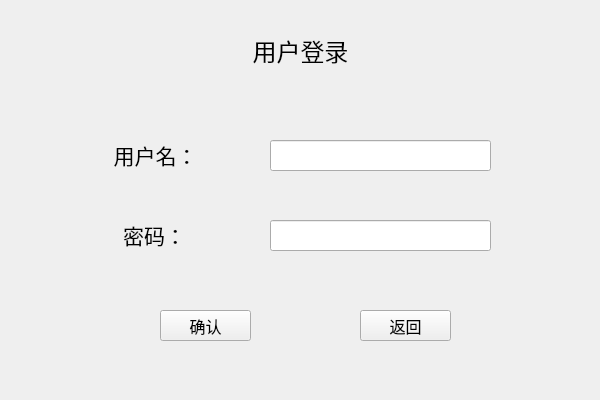
<?xml version="1.0" encoding="UTF-8"?>
<ui version="4.0">
 <class>MyLog</class>
 <widget class="QWidget" name="MyLog">
  <property name="geometry">
   <rect>
    <x>0</x>
    <y>0</y>
    <width>600</width>
    <height>400</height>
   </rect>
  </property>
  <property name="windowTitle">
   <string>登录界面</string>
  </property>
  <widget class="QLabel" name="label">
   <property name="geometry">
    <rect>
     <x>190</x>
     <y>20</y>
     <width>221</width>
     <height>61</height>
    </rect>
   </property>
   <property name="text">
    <string>&lt;html&gt;&lt;head/&gt;&lt;body&gt;&lt;p align=&quot;center&quot;&gt;&lt;span style=&quot; font-size:18pt;&quot;&gt;用户登录&lt;/span&gt;&lt;/p&gt;&lt;/body&gt;&lt;/html&gt;</string>
   </property>
  </widget>
  <widget class="QLabel" name="label_2">
   <property name="geometry">
    <rect>
     <x>90</x>
     <y>130</y>
     <width>131</width>
     <height>51</height>
    </rect>
   </property>
   <property name="text">
    <string>&lt;html&gt;&lt;head/&gt;&lt;body&gt;&lt;p align=&quot;center&quot;&gt;&lt;span style=&quot; font-size:16pt;&quot;&gt;用户名：&lt;/span&gt;&lt;/p&gt;&lt;/body&gt;&lt;/html&gt;</string>
   </property>
  </widget>
  <widget class="QLabel" name="label_3">
   <property name="geometry">
    <rect>
     <x>89</x>
     <y>210</y>
     <width>131</width>
     <height>51</height>
    </rect>
   </property>
   <property name="text">
    <string>&lt;html&gt;&lt;head/&gt;&lt;body&gt;&lt;p align=&quot;center&quot;&gt;&lt;span style=&quot; font-size:16pt;&quot;&gt;密码：&lt;/span&gt;&lt;/p&gt;&lt;/body&gt;&lt;/html&gt;</string>
   </property>
  </widget>
  <widget class="QLineEdit" name="usernameLineEdit">
   <property name="geometry">
    <rect>
     <x>270</x>
     <y>140</y>
     <width>221</width>
     <height>31</height>
    </rect>
   </property>
  </widget>
  <widget class="QLineEdit" name="passwordLineEdit">
   <property name="geometry">
    <rect>
     <x>270</x>
     <y>220</y>
     <width>221</width>
     <height>31</height>
    </rect>
   </property>
  </widget>
  <widget class="QPushButton" name="confirmButton">
   <property name="geometry">
    <rect>
     <x>160</x>
     <y>310</y>
     <width>91</width>
     <height>31</height>
    </rect>
   </property>
   <property name="font">
    <font>
     <pointsize>12</pointsize>
    </font>
   </property>
   <property name="text">
    <string>确认</string>
   </property>
  </widget>
  <widget class="QPushButton" name="backButton">
   <property name="geometry">
    <rect>
     <x>360</x>
     <y>310</y>
     <width>91</width>
     <height>31</height>
    </rect>
   </property>
   <property name="font">
    <font>
     <pointsize>12</pointsize>
    </font>
   </property>
   <property name="text">
    <string>返回</string>
   </property>
  </widget>
 </widget>
 <resources/>
 <connections/>
</ui>
